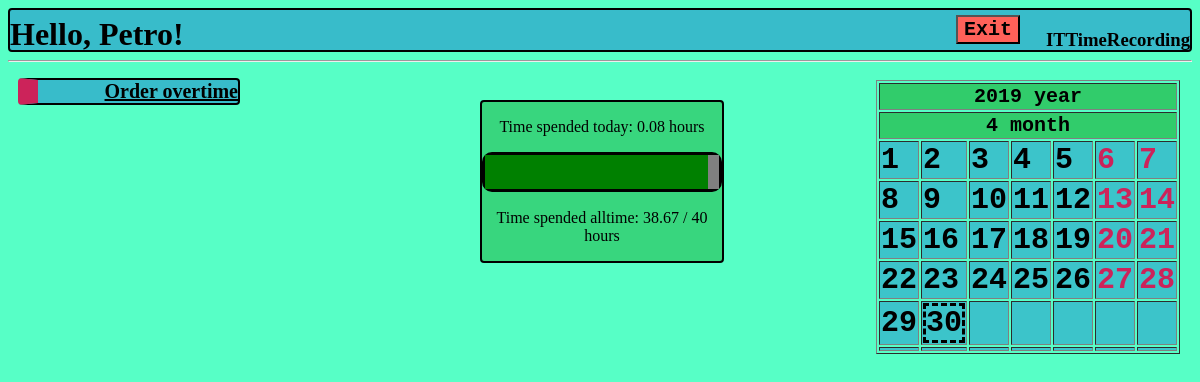
Before: /home/me/ (signed in) with the older database file.
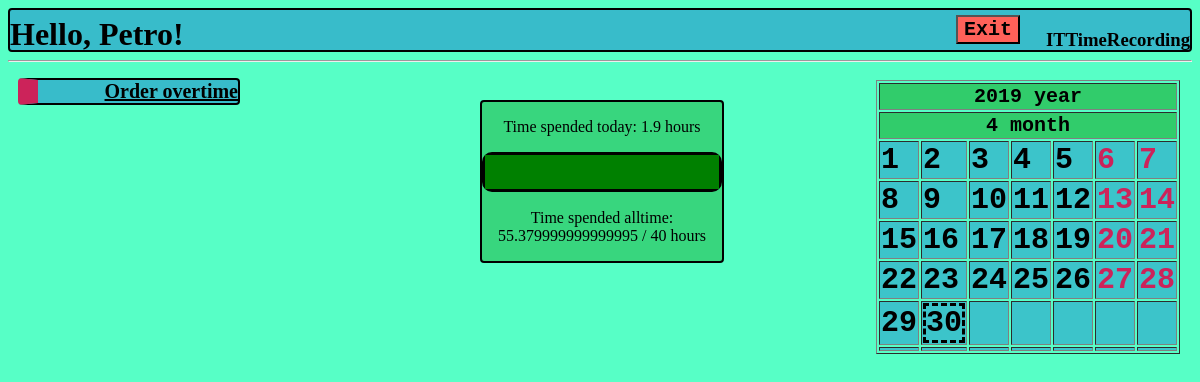
After: the same page with the newer database file.
### rec/models.py (models this page shows, shortened)
class User(db.Model):
    __tablename__ = 'USER'
    login = db.Column('LOGIN', db.String(20), primary_key=True)
    password = db.Column('PASSWORD', db.String(20), nullable=False)
    salary = db.Column('SALARY', db.INTEGER)
    worktime = db.Column('WORKTIME', db.INTEGER)
    username = db.Column('USERNAME', db.String(50), nullable=False)
    role = db.Column('ROLE_NAME', db.String(15), nullable=False )

class Manager(User):
    def start_dev_day(self, user, activity):
        target = User.query.filter_by(login=user).first()
        target.start_day(activity)
        db.session.commit()

### rec/login/views.py (the view)
@mod.route('/me/')
@requires_login
def home():
    date = datetime.date.today()
    day = Day(date, 1, 1)
    cal = Calendar.get_month(day)
    menu = []
    if g.user.role == 'Developer':
        menu.append(['Order overtime', 'TakeOvertime'])
    if g.user.role == 'Manager':
        menu.append(['Change user activity', 'ChangeUserActivity'])
        menu.append(['Workday managing', 'ManageWorkday'])
        menu.append(['Registration of new worker', 'Register'])
        menu.append(['Delete user', 'Delete'])
    return render_template("homepage.html",
                           user=g.user,
                           menu=menu,
                           date=date,
                           cal=cal,
                           norms=session['normative'],
                           time=Workday.query.filter_by(id=session["workday_id"]).first().time + session['time'])

### rec/login/views.py (called while the page is built)
@mod.before_request
def before_request():
    if 'start' in session:
        session['now'] = time.monotonic()
        session['time'] = session['now'] - session['start']
    g.user = None
    if 'user_login' in session:
        g.user = User.query.get(session['user_login'])

### rec/templates/homepage.html (shortened to what this page needs)
<!DOCTYPE html>
{% extends "base.html" %}
{% block body %}
    <body link="black">
    <div class="hello"><h1>Hello, {{ user.username }}!</h1></div>
    <div class="menu">
    <ul>
    {% set role = user.role %}
    {% for item in menu %}
        <li>
            {% set url = role+"."+item[1] %}
            <a href = {{ url_for(url)}}>{{ item[0] }}</a>
        </li>
    {% endfor %}
    </ul>
    </div>
    <div class="progress_bar">
        <p> Time spended today: {{ (time/3660) | round(2)  }} hours </p>
        <progress max = {{ norms }} value = {{ (user.worktime/3660 + time/3660)|round(2) }}></progress>
        <p> Time spended alltime: {{ (user.worktime/3600) | round(2) + (time/3660) | round(2)}} / {{ norms | round }} hours</p>
    </div>
    {% include "calendar.html" %}
    <form method="post">
    <input class="exit" type="submit" name="exit" value="Exit" formaction="{{ url_for('rec.exit') }}">
    </form>
</body>
{% endblock %}

### rec/templates/base.html (shortened to what this page needs)
{% block content %}
<link rel="stylesheet" href="/static/css/main.css" />
<div class="header"><h3 align="right">ITTimeRecording</h3></div>
<hr>
{% endblock %}
{% block body %}
{% endblock %}

### rec/templates/calendar.html
<link rel="stylesheet" href="/static/css/main.css" />
<div class = "calendar">
<form method="post">
    <table border="1">
        <tr>
            <th colspan="7">{{ date.year }} year</th>
        </tr>
        <tr>
            <th colspan="7">{{ date.month }} month</th>
        </tr>
        {% for week in cal %}
            <tr>
                {% for day in week %}
                    <td>
                    {% if  day.date == date.day %}
                        <div class="today">
                    {% endif %}
                    {% if day.form == "Vacancy" %}
                        <div class="vacancy">{{ day.date }}</div>
                    {% endif %}
                    {% if day.form == "Work" %}
                        <div>{{ day.date }}</div>
                    {% endif %}
                    {% if  day.date == date.day %}
                        </div>
                    {% endif %}
                    </td>
                {% endfor %}
            </tr>
        {% endfor %}
    </table>
</form>
</div>

### rec/static/css/main.css (style rules this page uses)
body { background-color: #57FFC6; font-family: Gothic; }
.header { height: 40px; background-color: rgba(49, 171, 204, 0.79); border: black solid 2px; border-radius: 4px; }
.progress_bar { width: 20%; position:absolute; top: 100px; left: 40%; right: 40%; background-color: rgba(49, 204, 107, 0.79); border: black solid 2px; border-radius: 4px; }
.progress_bar progress { color: #31ABCC; width: 100%; height: 40px; border: black solid 3px; border-radius: 10px; }
.progress_bar p { color: black; text-align: center; }
.menu ul { list-style-type: none; padding-left: 10px; color: black; }
.menu li { font-size: 20px; width: 200px; background-color: rgba(49, 171, 204, 0.79); text-align: right; border: black solid 2px; border-radius: 4px; border-left: #CC235A solid 20px; font-weight: bolder; }
.calendar { position: absolute; top: 80px; right: 20px; }
.calendar .vacancy { color: #CC235A; }
.calendar td { background-color: rgba(49, 171, 204, 0.7); font-size: 30px; font-family: monospace; font-weight: bold; }
.calendar th { background-color: #31CC6B; font-size: 20px; font-family: monospace; font-weight: bold; }
.calendar .today { border: dashed; }
.exit { background-color: #ff6159; font-size: 20px; font-family: monospace; font-weight: bold; text-align: center; position: absolute; top: 15px; right: 180px; }
.hello { position: absolute; top: -5px; left: 10px; }

Changed rows visible on the page:
changed Manager "Petro": WORKTIME 138941 → 192527 (drawn); (user.worktime/3600)|round(2)+(time/3660)|round(2) "38.67" → "55.379999999999995"
Other visible differences:
{{ (time/3660) | round(2) }}: "0.08" → "1.9"
